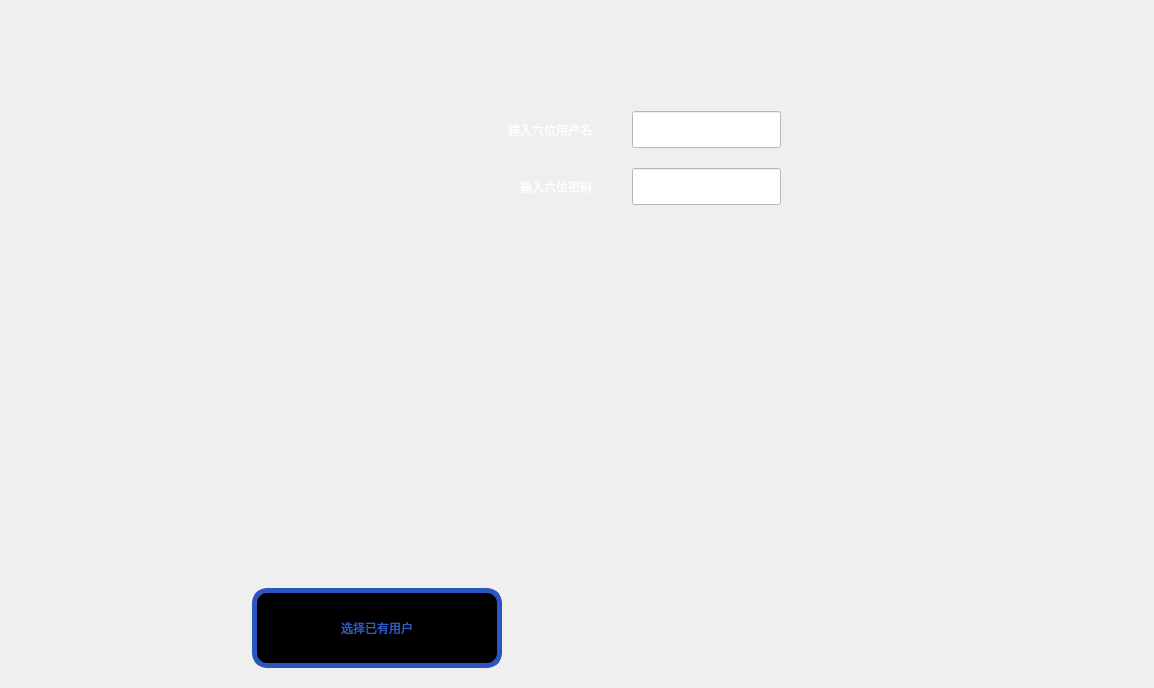
<?xml version="1.0" encoding="UTF-8"?>
<ui version="4.0">
 <class>Login</class>
 <widget class="QWidget" name="Login">
  <property name="geometry">
   <rect>
    <x>0</x>
    <y>0</y>
    <width>1154</width>
    <height>688</height>
   </rect>
  </property>
  <property name="minimumSize">
   <size>
    <width>674</width>
    <height>400</height>
   </size>
  </property>
  <property name="windowTitle">
   <string>Form</string>
  </property>
  <property name="styleSheet">
   <string notr="true">Login:{
}</string>
  </property>
  <layout class="QGridLayout" name="gridLayout_2">
   <item row="0" column="1">
    <spacer name="verticalSpacer">
     <property name="orientation">
      <enum>Qt::Vertical</enum>
     </property>
     <property name="sizeType">
      <enum>QSizePolicy::Fixed</enum>
     </property>
     <property name="sizeHint" stdset="0">
      <size>
       <width>20</width>
       <height>100</height>
      </size>
     </property>
    </spacer>
   </item>
   <item row="1" column="1">
    <layout class="QGridLayout" name="gridLayout">
     <property name="leftMargin">
      <number>0</number>
     </property>
     <property name="horizontalSpacing">
      <number>40</number>
     </property>
     <property name="verticalSpacing">
      <number>20</number>
     </property>
     <item row="0" column="0" rowspan="2">
      <widget class="QLabel" name="label_tubiao">
       <property name="minimumSize">
        <size>
         <width>94</width>
         <height>94</height>
        </size>
       </property>
       <property name="styleSheet">
        <string notr="true">image: url(:/图标_普通用户.png);</string>
       </property>
       <property name="text">
        <string/>
       </property>
       <property name="alignment">
        <set>Qt::AlignRight|Qt::AlignTrailing|Qt::AlignVCenter</set>
       </property>
      </widget>
     </item>
     <item row="0" column="1">
      <widget class="QLabel" name="label_name">
       <property name="layoutDirection">
        <enum>Qt::LeftToRight</enum>
       </property>
       <property name="styleSheet">
        <string notr="true">color:rgb(255, 255, 255);
background:transparent;
font: 75 26pt &quot;Microsoft JhengHei UI&quot;;</string>
       </property>
       <property name="text">
        <string>输入六位用户名</string>
       </property>
       <property name="alignment">
        <set>Qt::AlignRight|Qt::AlignTrailing|Qt::AlignVCenter</set>
       </property>
      </widget>
     </item>
     <item row="0" column="2">
      <widget class="QLineEdit" name="le_name">
       <property name="minimumSize">
        <size>
         <width>149</width>
         <height>31</height>
        </size>
       </property>
       <property name="maximumSize">
        <size>
         <width>200</width>
         <height>600</height>
        </size>
       </property>
       <property name="styleSheet">
        <string notr="true">font:24px &quot;Microsoft JhengHei&quot;;
border-color: rgba(151, 151, 151, 1);
background-color: rgba(255,255,255);
color:rgb(0,0,0)</string>
       </property>
      </widget>
     </item>
     <item row="1" column="1">
      <widget class="QLabel" name="label_passwd">
       <property name="layoutDirection">
        <enum>Qt::LeftToRight</enum>
       </property>
       <property name="styleSheet">
        <string notr="true">color:rgb(255, 255, 255);
background:transparent;
font: 75 26pt &quot;Microsoft JhengHei UI&quot;;</string>
       </property>
       <property name="text">
        <string>输入六位密码</string>
       </property>
       <property name="alignment">
        <set>Qt::AlignRight|Qt::AlignTrailing|Qt::AlignVCenter</set>
       </property>
      </widget>
     </item>
     <item row="1" column="2">
      <widget class="QLineEdit" name="le_passewd">
       <property name="minimumSize">
        <size>
         <width>149</width>
         <height>31</height>
        </size>
       </property>
       <property name="maximumSize">
        <size>
         <width>200</width>
         <height>60</height>
        </size>
       </property>
       <property name="styleSheet">
        <string notr="true">font:24px &quot;Microsoft JhengHei&quot;;
border-color: rgba(151, 151, 151, 1);
background-color: rgba(255,255,255);
color:rgb(0,0,0)</string>
       </property>
       <property name="echoMode">
        <enum>QLineEdit::Password</enum>
       </property>
      </widget>
     </item>
    </layout>
   </item>
   <item row="1" column="2">
    <spacer name="horizontalSpacer_5">
     <property name="orientation">
      <enum>Qt::Horizontal</enum>
     </property>
     <property name="sizeHint" stdset="0">
      <size>
       <width>40</width>
       <height>20</height>
      </size>
     </property>
    </spacer>
   </item>
   <item row="1" column="0">
    <spacer name="horizontalSpacer_4">
     <property name="orientation">
      <enum>Qt::Horizontal</enum>
     </property>
     <property name="sizeHint" stdset="0">
      <size>
       <width>40</width>
       <height>20</height>
      </size>
     </property>
    </spacer>
   </item>
   <item row="3" column="0" colspan="3">
    <widget class="QWidget" name="widget" native="true">
     <property name="styleSheet">
      <string notr="true">background:transparent;</string>
     </property>
     <layout class="QHBoxLayout" name="horizontalLayout">
      <item>
       <spacer name="horizontalSpacer_2">
        <property name="orientation">
         <enum>Qt::Horizontal</enum>
        </property>
        <property name="sizeType">
         <enum>QSizePolicy::Fixed</enum>
        </property>
        <property name="sizeHint" stdset="0">
         <size>
          <width>40</width>
          <height>20</height>
         </size>
        </property>
       </spacer>
      </item>
      <item>
       <widget class="QPushButton" name="btn_login">
        <property name="minimumSize">
         <size>
          <width>186</width>
          <height>80</height>
         </size>
        </property>
        <property name="styleSheet">
         <string notr="true">QPushButton#btn_login{
background-image: url(:/41.png);
border:none;
}
QPushButton#btn_login:pressed{
background-image: url(:/42.png);
border:none;
}
</string>
        </property>
        <property name="text">
         <string/>
        </property>
       </widget>
      </item>
      <item>
       <widget class="QPushButton" name="btn_fast_login">
        <property name="minimumSize">
         <size>
          <width>250</width>
          <height>80</height>
         </size>
        </property>
        <property name="styleSheet">
         <string notr="true">
border:5px solid rgb(44,86,191);
    border-top-left-radius:15px;
    border-top-right-radius:15px;
    border-bottom-left-radius:15px;
    border-bottom-right-radius:15px;
font: 25pt &quot;Microsoft YaHei UI&quot;;
color:rgb(44, 89, 191);
background-color:rgb(0,0,0)
</string>
        </property>
        <property name="text">
         <string>选择已有用户</string>
        </property>
       </widget>
      </item>
      <item>
       <spacer name="horizontalSpacer">
        <property name="orientation">
         <enum>Qt::Horizontal</enum>
        </property>
        <property name="sizeHint" stdset="0">
         <size>
          <width>40</width>
          <height>20</height>
         </size>
        </property>
       </spacer>
      </item>
      <item>
       <widget class="QPushButton" name="btn_back">
        <property name="minimumSize">
         <size>
          <width>250</width>
          <height>80</height>
         </size>
        </property>
        <property name="styleSheet">
         <string notr="true">QPushButton#btn_back{
background-image: url(:/按键_上一页2.png);
border:none;
}
</string>
        </property>
        <property name="text">
         <string/>
        </property>
       </widget>
      </item>
      <item>
       <spacer name="horizontalSpacer_3">
        <property name="orientation">
         <enum>Qt::Horizontal</enum>
        </property>
        <property name="sizeType">
         <enum>QSizePolicy::Fixed</enum>
        </property>
        <property name="sizeHint" stdset="0">
         <size>
          <width>40</width>
          <height>20</height>
         </size>
        </property>
       </spacer>
      </item>
     </layout>
    </widget>
   </item>
   <item row="2" column="0">
    <spacer name="verticalSpacer_2">
     <property name="orientation">
      <enum>Qt::Vertical</enum>
     </property>
     <property name="sizeHint" stdset="0">
      <size>
       <width>20</width>
       <height>40</height>
      </size>
     </property>
    </spacer>
   </item>
  </layout>
 </widget>
 <resources/>
 <connections/>
</ui>
